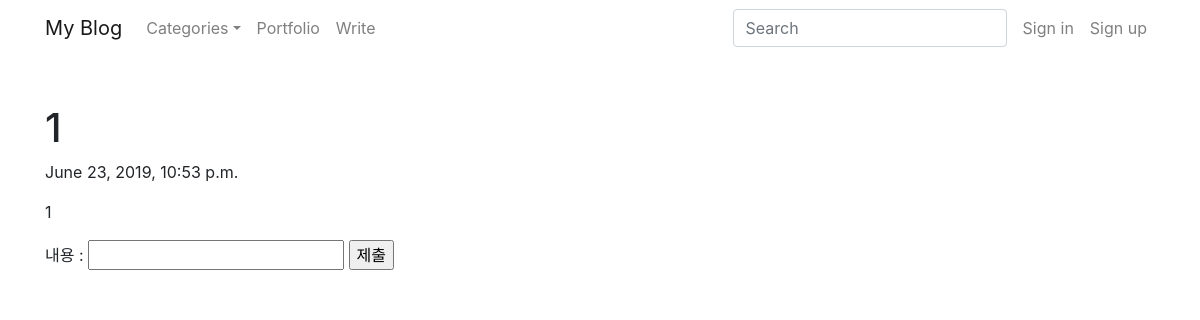
Page /blog/10 on the earlier database version.
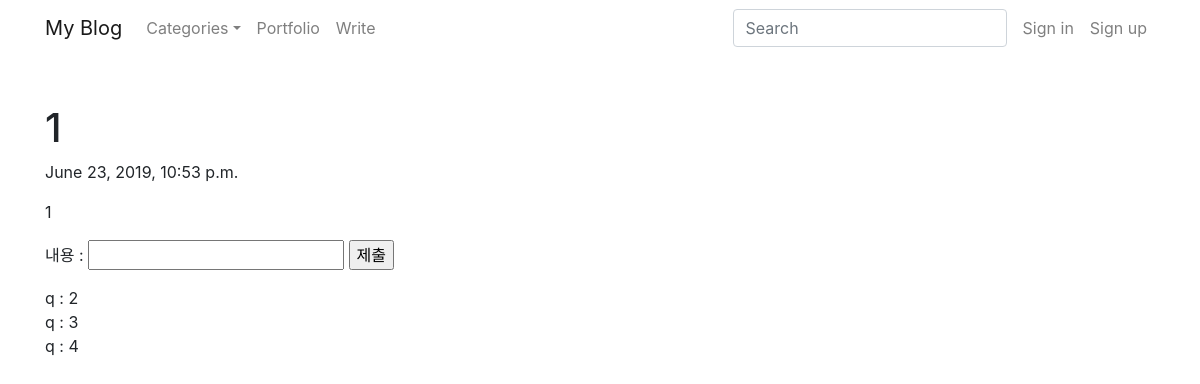
Same page on the later database version.
### blog/models.py (models this page shows, shortened)
class Comment(models.Model):
    post = models.ForeignKey(Blog,on_delete=models.CASCADE,related_name="comments")
    user = models.ForeignKey(User,on_delete=models.CASCADE)
    body = models.CharField(max_length = 500)

### blog/views.py (the view)
# urls.py: path('<int:blog_id>',views.detail, name='detail'),
def detail(request,blog_id):
    comment_list = Comment.objects.all()
    blog_details = get_object_or_404(Blog,pk = blog_id)
    return render(request,'detail.html', {'details':blog_details})

### templates/detail.html (shortened to what this page needs)
{% extends 'base.html' %}
{%block body %}
<br><br>
    <div class = 'blogtext'>
        <h1>{{details.title}}</h1>
        <p>{{details.pub_date}}</p>
        <p>{{details.body}}</p>
    </div>
<form action= "{% url 'comment_add' details.id %}" method = "POST">
    내용 : <input type = "text" name ="body">
    <input type = "submit" value = "제출">
</form>
{% for comment in details.comments.all %}
    {{comment.user.username}} : {{comment.body}}
    <br>
{% endfor %}
{% endblock %}

Differences in the rows shown:
added Comment: user.username "q", body "2"
added Comment: user.username "q", body "3"
added Comment: user.username "q", body "4"
